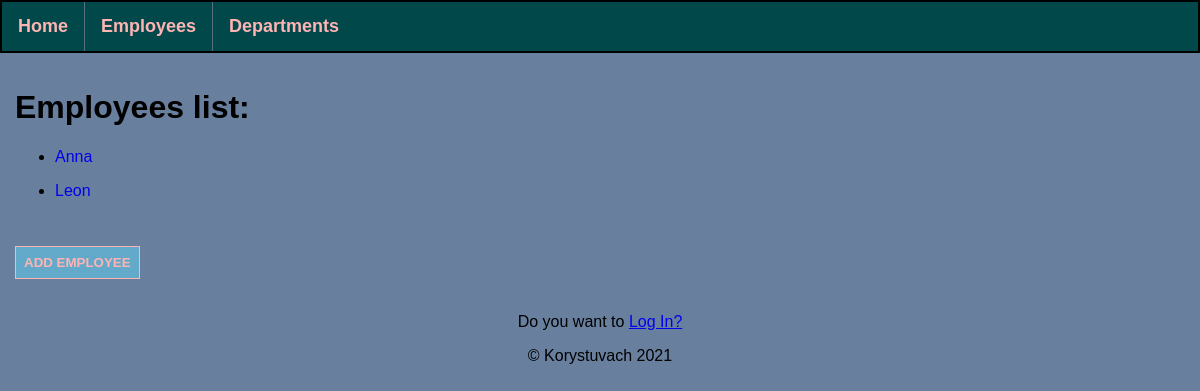
/employees, run on an earlier commit of the app's database.
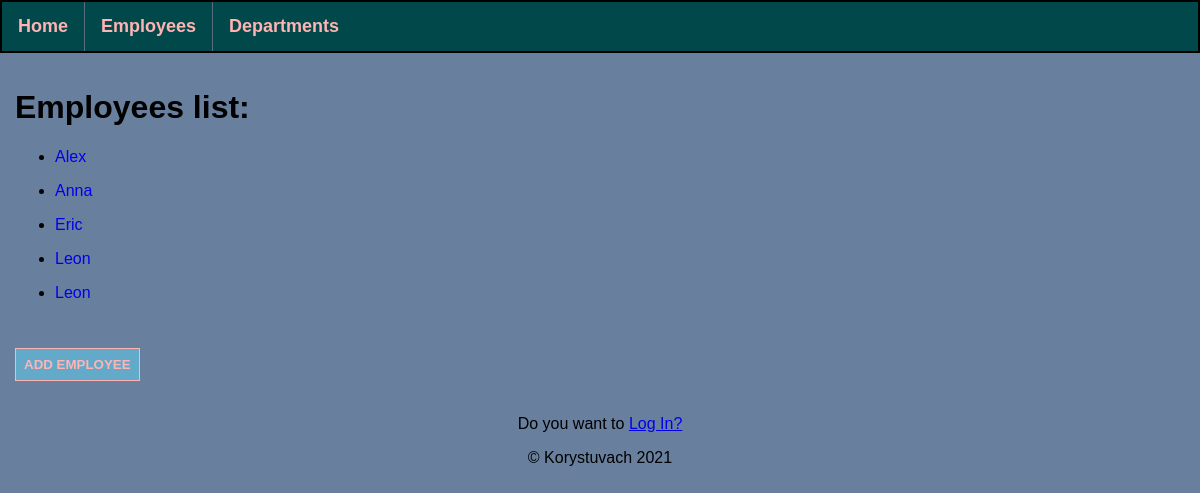
And on a later commit of the database.
### application/models.py (models this page shows, shortened)
class AllEmployees(db.Model):
    id = db.Column(db.Integer, primary_key=True)
    department_id = db.Column(db.Integer, db.ForeignKey('all_departments.id'), nullable=False)
    salary = db.Column(db.Integer, nullable=False)
    name = db.Column(db.String(30), nullable=False)
    lastname = db.Column(db.String(35), nullable=False)
    hire_date = db.Column(db.Date, default=date.today())

### application/routes.py (the view)
@app.route('/employees')
def employees():
    all_employees = AllEmployees.query.order_by(AllEmployees.name).all()
    return render_template('employees.html', all_employees=all_employees)

### application/routes.py (called while the page is built)
@app.after_request
def redirect_to_sign_in(response):
    if response.status_code == 401:
        return redirect(url_for('login') + '?next=' + request.url)
    return response

### application/templates/employees.html (shortened to what this page needs)
{% extends 'base.html' %}
{% block content %}
    <div>
        <h1>Employees list:</h1>
        {% if all_employees|length > 0 %}
            {% for employee in all_employees %}
                <ul>
                    <li><a href="/employees/{{ employee.id }}">{{ employee.name }}</a></li>
                </ul>
            {% endfor %}
        {% else %}
            <h2> There are no employees yet.</h2>
        {% endif %}
    </div>
    <div class="add_emp">
        <button type="button"><a href="/employees/add-employee">ADD EMPLOYEE</a></button>
    </div>
{% endblock %}

What changed in the data, as far as the page shows it:
added AllEmployees: name "Alex"
added AllEmployees: name "Eric"
added AllEmployees: name "Leon"
